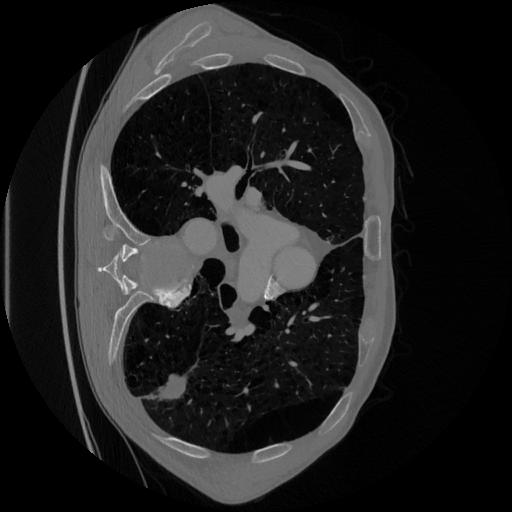
#> input picture Convex_Hull_Method-Zheng-Nature/pacienti_samples_squeezed/initial_image/patient0_slice340_mare.jpg, 512 x 512 px; its folder holds only this picture in this run
$ python 1_ROI_gradient_matrix.py
#> lines starting #> are read from the running program, lines starting #| are printed output that depends on the picture; after the words box and inside, x2 and y2 are one past the last pixel; in counts of white or black regions, pixels touching at a corner belong together
import cv2
import numpy as np
import os
from skimage import io
np.set_printoptions(suppress=True)
import math
import matplotlib.pyplot as plt # plt 用于显示图片
import time
import pandas as pd
from multiprocessing import Pool


value_length=5     ##取值的长度
value_step=1           ###取值的步长
search_step=1      ###搜寻的步长
f=0.92;f1=0.08                       ####   f1越大，边缘越多；f越大，边缘越少

starttime=time.time()


def FillHole(mask):                         #########白色为准
    contours, hierarchy = cv2.findContours(mask, cv2.RETR_TREE, cv2.CHAIN_APPROX_SIMPLE)
    len_contour = len(contours)
    contour_list = []
    for i in range(len_contour):
        drawing = np.zeros_like(mask, np.uint8)  # create a black image
        img_contour = cv2.drawContours(drawing, contours, i, (255, 255, 255), -1)
        contour_list.append(img_contour)

    out = sum(contour_list)
    return out

####寻找最大连通区域#####
def find_max_region(mask_sel):
    contours, hierarchy = cv2.findContours(mask_sel, cv2.RETR_TREE, cv2.CHAIN_APPROX_NONE)

    # 找到最大区域并填充
    area = []

    for j in range(len(contours)):
        area.append(cv2.contourArea(contours[j]))

    max_idx = np.argmax(area)

    max_area = cv2.contourArea(contours[max_idx])

    for k in range(len(contours)):

        if k != max_idx:
            cv2.fillPoly(mask_sel, [contours[k]], 0)
    return mask_sel

def memSim(img, f, f1):     #####mem函数第55---->66位灰度发生变化，其变化体现在mem函数的第67位发生突变
    last_num = np.repeat(img[:, -1], 1).reshape((-1, 1))
    img = np.concatenate((img[:, 0:], last_num), axis=1)

    l1 = np.expand_dims(np.array(img[:, 0]), axis=1)  # 得到图像的第一列
    l2 = np.expand_dims(np.array(img[:, 0]), axis=1)
    l3 = np.expand_dims(np.array(img[:, 0]), axis=1)

    fgr1 = f - f1
    fgr2 = f
    fgr3 = f + f1
    mem1 = 1 - fgr1
    mem2 = 1 - fgr2
    mem3 = 1 - fgr3
    k=img.shape[1]


    for i in range(1, k, 1):
        l1 = np.column_stack((l1, list(mem1 * l1[:, i - 1] + fgr1 * img[:, i])))
        l2 = np.column_stack((l2, list(mem2 * l2[:, i - 1] + fgr2 * img[:, i])))
        l3 = np.column_stack((l3, list(mem3 * l3[:, i - 1] + fgr3 * img[:, i])))

    res = 2 * l2 - l1 - l3
    return res

####得到图像的胸腔灰度的自适应阈值
def get_mask(binary,initial_threshold):
    ######### 自适应阈值（胸腔） #########
    binary = find_max_region(binary)  ###二值图像的最大连通区域，即胸腔
    c = np.multiply(np.mat(binary), np.mat(img))
    d = np.sum(c)
    number = len(c.nonzero()[0])
    condition = d / number
    ########双阈值，第一个阈值较大，第二个阈值较小##########第一个阈值为强边缘，第二个阈值为弱边缘######
    if initial_threshold<50:
        gradient_threshold = (3.264 * condition / 255) / 50
    else:
        gradient_threshold = (3.264 * condition / 255) / 20
    return gradient_threshold

###由原始图像取横向的和竖向的两个方向的值，得到一个二维矩阵，矩阵的每一格元素分别为【灰度值，横向取值，纵向取值】
def get_object_matrix(img):
    for y in range(scale, img.shape[0]-scale,value_step):      #####行数
        for x in range(scale, img.shape[1]-scale,value_step):    #####列数
            horizontal_element=img[x,y-scale:y+scale+1]               ####切片左闭右开
            new_matrix_h[x, y] = horizontal_element
            vertical_element=img[x-scale:x+scale+1,y]
            new_matrix_v[x, y] = vertical_element                   ######生成了两个存有横方向和纵方向上的value长度的信息
    return new_matrix_h,new_matrix_v

#######将矩阵的形式装换成竖着的可以直接输进mem函数的形式，即[m*n,7],新矩阵命名为new_matrix_mem
def trans_matrix(old_matrix):             ######    输入的矩阵为【512,512】，含有整数和矩阵对象
    # 将矩阵展平为一维形状,用以得到矩阵的长和宽的乘积
    flat_array = old_matrix.reshape(-1)
    # 将一维数组变形为原始形状中的列向量
    new_matrix = flat_array.reshape(flat_array.shape[0], -1)
    # 将每个列向量转成一个长度为？的行向量
    new_matrix_mem = np.zeros((new_matrix.shape[0], value_length))      ######
    shape=new_matrix.shape

    for i in range(shape[0]):
        for j in range(shape[1]):
            if isinstance(new_matrix[i][j], np.ndarray):
                new_matrix_mem[i] = new_matrix[i][j]
            else:
                new_matrix_mem[i] = np.zeros(value_length)
    return new_matrix_mem                                ##### 获得可直接输入memsim函数的矩阵


def get_gradient_matrix(piex_matrix,mem_matrix,threshold):         ##### 图像灰度矩阵，图像的取值矩阵，灰度阈值
    gradient_matrix=np.zeros_like(piex_matrix).astype(float)
    for i in range(piex_matrix.shape[0]):
        piex=piex_matrix[i,:]
        mem=mem_matrix[i,:]
        # 找到绝对值最大值
        max_val = np.max(mem)
        min_val = np.min(mem)
        if abs(max_val)>=abs(min_val):
            max_point_value=max_val
        else:
            max_point_value=min_val
        if piex<=threshold and abs(max_point_value)>= gradent_threshold:

            gradient_matrix[i,0]=max_point_value
    return gradient_matrix

def gradient_maxtrix(gradient_matrix_h,gradient_matrix_v):
    gradient_matrix=np.zeros_like(gradient_matrix_h)
    direction_matrix=np.zeros_like(gradient_matrix)
    for i in range(gradient_matrix_h.shape[0]):
        for j in range(gradient_matrix_v.shape[1]):
            dx=gradient_matrix_h[i,j]
            dy=gradient_matrix_v[i,j]
            gradient_matrix[i,j]=np.sqrt(dx ** 2 + dy ** 2)
            if dx==float(0) and dy==0.0:
                direction_matrix[i, j] = 0
            if abs(dx)>=abs(dy) and dx>=0:        ####横向的最大值大于纵向的最大值，且横向的最大值大于0，即为向右的方向，此时方向为90度
                direction_matrix[i,j]=1
            elif abs(dx)>=abs(dy) and dx<0:
                direction_matrix[i, j] = 2
            if abs(dx)<abs(dy) and dx>=0:
                direction_matrix[i,j]=3
            elif abs(dx)<abs(dy) and dx<0:
                direction_matrix[i, j] = 4


    return gradient_matrix,direction_matrix


if __name__=="__main__":
    path_read = './pacienti_samples_squeezed/initial_image/'
    path_strong='./pacienti_samples_squeezed/gradient_matrix/'
    for filename in os.listdir(path_read):
        print('正在进行的图片名称：', filename)
        starttime1 = time.time()
        img = io.imread(path_read + '/' + filename,0)
#> img is the input picture: shape (512, 512); min 0, max 250, mean 32.8

        img_result = np.zeros_like(img)
        m = img.shape[0];n = img.shape[1]
#> after `m = img.shape[0]`: m = 512
#> after `n = img.shape[1]`: n = 512
        img = cv2.GaussianBlur(img, (5, 5), 1)  # 高斯滤波
        new_matrix_h = np.zeros((m, n), dtype=object)
        new_matrix_v = np.zeros((m, n), dtype=object)
        scale = int((value_length - 1) / 2)

        initial_threshold, binary = cv2.threshold(img, 0, 255, cv2.THRESH_BINARY | cv2.THRESH_OTSU)  #####获得二值图像和阈值
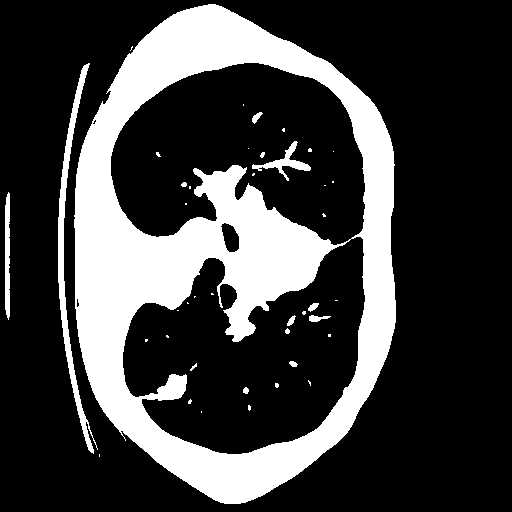
#> binary: shape (512, 512); 24.8% white; 42 white regions (28 under 20 px)
#> initial_threshold = 57
        gradent_threshold = get_mask(binary,initial_threshold)        #####获得用于判断梯度阈值的参数
#> in find_max_region, `contours, hierarchy = cv2.findContours(mask_sel, cv2.RETR_TREE, cv2.CH..`: contours = 47 contours, 34 with area under 20; largest, box (x1, y1, x2, y2) and area: (74, 4, 396, 504) 125658, (122, 236, 366, 455) 33014, (110, 62, 366, 246) 32772, (58, 63, 98, 454) 1927, (5, 192, 10, 320) 455
#> the loop in find_max_region, `for j in range(len(contours)):` made 47 passes
#> after the loop in find_max_region, `for j in range(len(contours)):`: area = 47 values, max 125657.5 at index 4, min 0 at index 0, mean 4150.8
#> in find_max_region, `max_idx = np.argmax(area)`: max_idx = 4
#> in find_max_region, `max_area = cv2.contourArea(contours[max_idx])`: max_area = 125657.5
#> the loop in find_max_region, `for k in range(len(contours)): ` made 47 passes
#> after the loop in find_max_region, `for k in range(len(contours)):`:
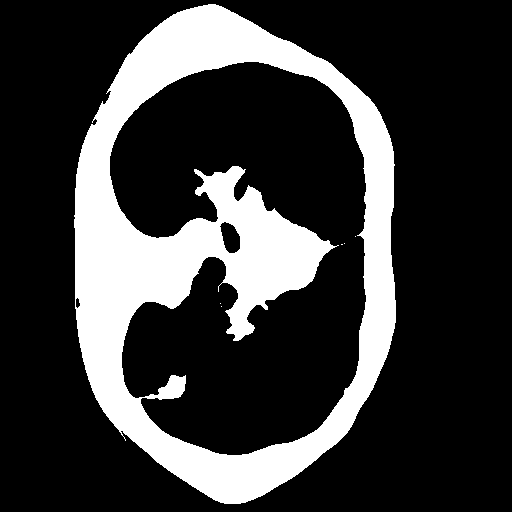
#> mask_sel: shape (512, 512); 22.5% white; 6 white regions (5 under 20 px)
#> in get_mask, `c = np.multiply(np.mat(binary), np.mat(img))`:
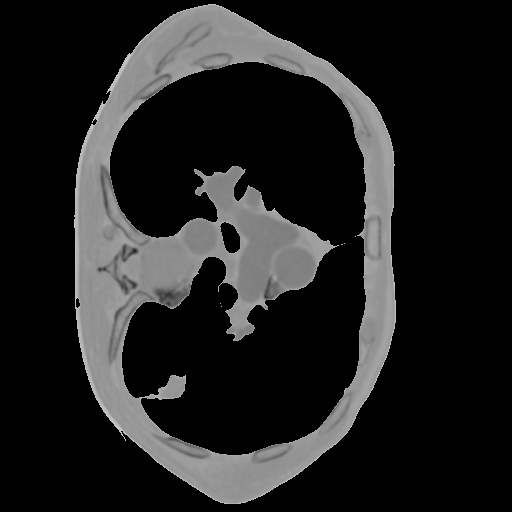
#> c: shape (512, 512); min 0, max 198, mean 32.9
#> in get_mask, `d = np.sum(c)`: d = 8625455
#> in get_mask, `number = len(c.nonzero()[0])`: number = 59068
#> in get_mask, `condition = d / number`: condition = 146
#> in get_mask, `gradient_threshold = (3.264 * condition / 255) / 20`: gradient_threshold = 0.0935
#> gradent_threshold = 0.0935
        initial_threshold = initial_threshold

        ####获得用于处理
        dst = FillHole(binary)  ####空洞填充得到整个胸腔
#> in FillHole, `contours, hierarchy = cv2.findContours(mask, cv2.RETR_TREE, cv2.CHAIN_..`: contours = 9 contours, 5 with area under 20; largest, box (x1, y1, x2, y2) and area: (74, 4, 396, 504) 125634, (109, 61, 367, 456) 67625, (219, 221, 241, 254) 468, (75, 297, 81, 309) 39
#> in FillHole, `len_contour = len(contours)`: len_contour = 9
#> after the loop in FillHole, `for i in range(len_contour):`: drawing: shape (512, 512); 0% white in thin lines or dots, all inside (x1, y1, x2, y2) = (355, 236, 356, 237)
#> after the loop in FillHole, `for i in range(len_contour):`: contour_list = 9 items
        kernel2 = np.ones((30, 30), np.uint8)
        Max_connected_area_fill = cv2.erode(dst, kernel2)  ###缩小胸腔，去除胸腔外的部分
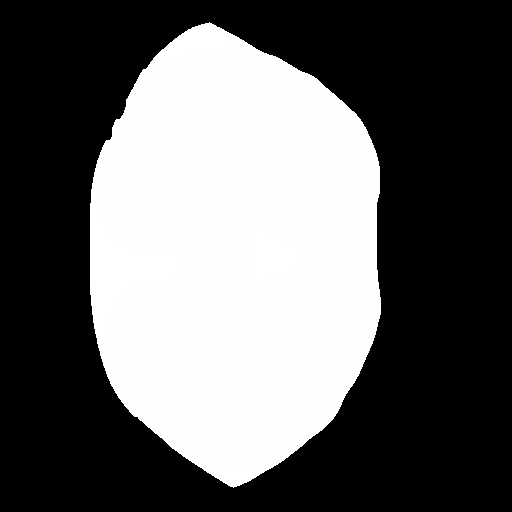
#> Max_connected_area_fill: shape (512, 512); min 0, max 255, mean 100
        Max_connected_area_fill = Max_connected_area_fill / 255  ####处于255，用于和边缘相乘，去除内部边缘

        new_matrix_h, new_matrix_v = get_object_matrix(img)
        new_matrix_h_expend = trans_matrix(new_matrix_h)  #####横向取值
        new_matrix_v_expend = trans_matrix(new_matrix_v)  #####纵向取值
        pa_h = memSim(new_matrix_h_expend, f, f1)
        pa_h = np.delete(pa_h, 0, axis=1)  ######删除第一个列多余的数据
        pa_v = memSim(new_matrix_v_expend, f, f1)
        pa_v = np.delete(pa_v, 0, axis=1)  #######第二个对应的是第二个和第一个进行差分，列数为5，分别对应五个差分
        #####将原始矩阵先按行拼接，再调整成一列
        # 将矩阵展平为一维形状,用以得到矩阵的长和宽的乘积
        flat_array = img.reshape(-1)
        # 将一维数组变形为原始形状中的列向量
        piex_matrix = flat_array.reshape(flat_array.shape[0], -1)
        gradient_matrix_h = get_gradient_matrix(piex_matrix, pa_h, initial_threshold)
        gradient_matrix_v = get_gradient_matrix(piex_matrix, pa_v, initial_threshold)
        gradient_matrix_h = gradient_matrix_h.reshape(1, -1)
        gradient_matrix_v = gradient_matrix_v.reshape(1, -1)
        ####此矩阵为梯度矩阵
        gradient_matrix_h = gradient_matrix_h.reshape(img.shape[0], img.shape[1])
        gradient_matrix_v = gradient_matrix_v.reshape(img.shape[0], img.shape[1])
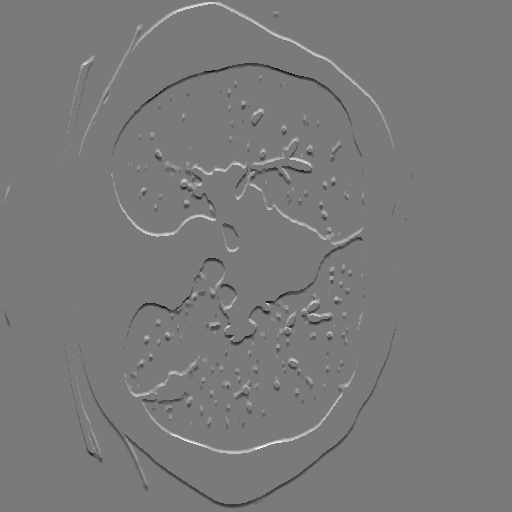
#> gradient_matrix_v: shape (512, 512) float64; min -0.774, max 0.838, mean 0.000646; drawn with min black and max white

        gradient_matrix, direction_matrix = gradient_maxtrix(gradient_matrix_h, gradient_matrix_v)
#> after the loop in gradient_maxtrix, `for i in range(gradient_matrix_h.shape[0]):`:
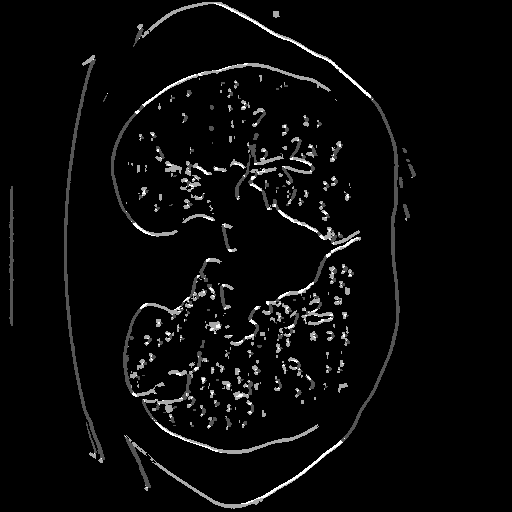
#> direction_matrix: shape (512, 512) float64; min 1, max 4, mean 1.11; drawn with min black and max white

        immmmmm = (abs(gradient_matrix) / np.max(abs(gradient_matrix)) * 255).astype(np.uint8)
        image_result = immmmmm * Max_connected_area_fill  ####去除胸腔
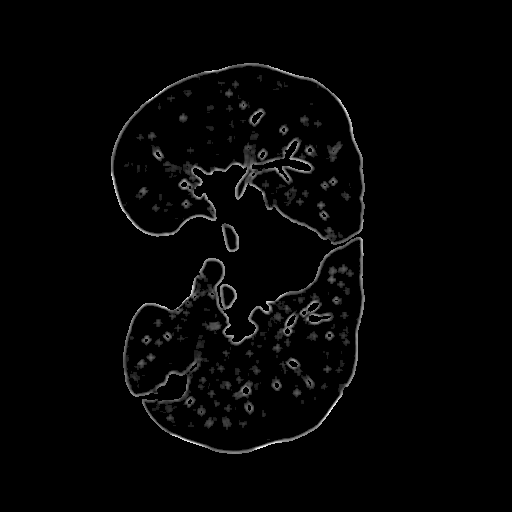
#> image_result: shape (512, 512) float64; min 0, max 254, mean 4.7
        cv2.imwrite(path_strong + filename, image_result)

        endtime=time.time()
        print(endtime-starttime1)
    print('2112个图片，共耗时：',endtime-starttime)

$ run again, on Convex_Hull_Method-Zheng-Nature/pacienti_samples_squeezed/initial_image/patient1_slice180_mic.jpg
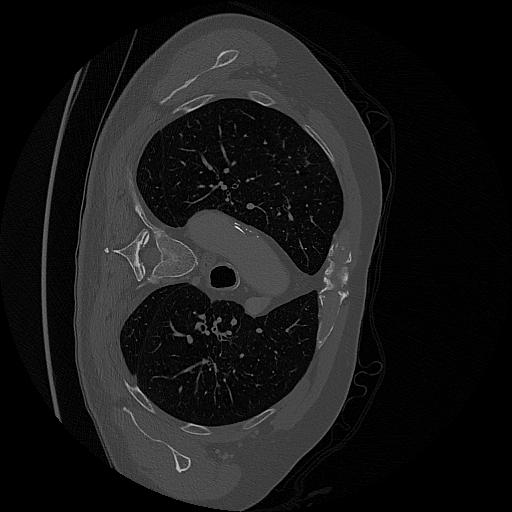
#> input picture Convex_Hull_Method-Zheng-Nature/pacienti_samples_squeezed/initial_image/patient1_slice180_mic.jpg, 512 x 512 px
#> img is the input picture: shape (512, 512); min 0, max 252, mean 24.4
#> `initial_threshold, binary = cv2.threshold(img, 0, 255, cv2.THRESH_BINA..`:
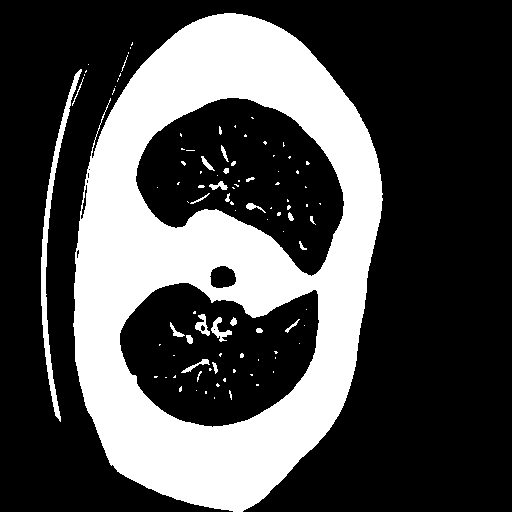
#> binary: shape (512, 512); 30.2% white; 98 white regions (72 under 20 px)
#> initial_threshold = 37
#> in find_max_region, `contours, hierarchy = cv2.findContours(mask_sel, cv2.RETR_TREE, cv2.CH..`: contours = 108 contours, 86 with area under 20; largest, box (x1, y1, x2, y2) and area: (73, 13, 383, 512) 118576, (135, 97, 345, 277) 22709, (119, 282, 320, 428) 20810, (41, 69, 82, 422) 1474, (209, 265, 237, 289) 488
#> the loop in find_max_region, `for j in range(len(contours)):` made 108 passes
#> after the loop in find_max_region, `for j in range(len(contours)):`: area = 108 values, max 118575.5 at index 13, min 0 at index 1, mean 1530.5
#> max_idx = 13
#> max_area = 118575.5
#> the loop in find_max_region, `for k in range(len(contours)): ` made 108 passes
#> d = 13841529
#> number = 74448
#> condition = 185.9
#> gradient_threshold = 0.0476
#> in FillHole, `contours, hierarchy = cv2.findContours(mask, cv2.RETR_TREE, cv2.CHAIN_..`: contours = 11 contours, 7 with area under 20; largest, box (x1, y1, x2, y2) and area: (73, 13, 383, 512) 118362, (134, 96, 346, 278) 23258, (118, 281, 321, 429) 21336, (208, 264, 238, 290) 564
#> len_contour = 11
#> after the loop in FillHole, `for i in range(len_contour):`: contour_list = 11 items
#> `image_result = immmmmm * Max_connected_area_fill`:
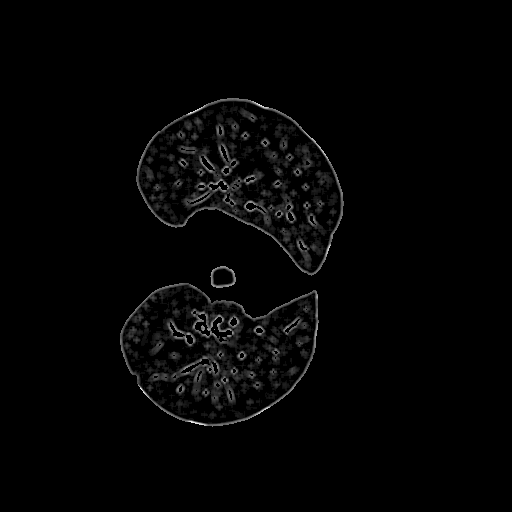
#> image_result: shape (512, 512) float64; min 0, max 254, mean 4.3
